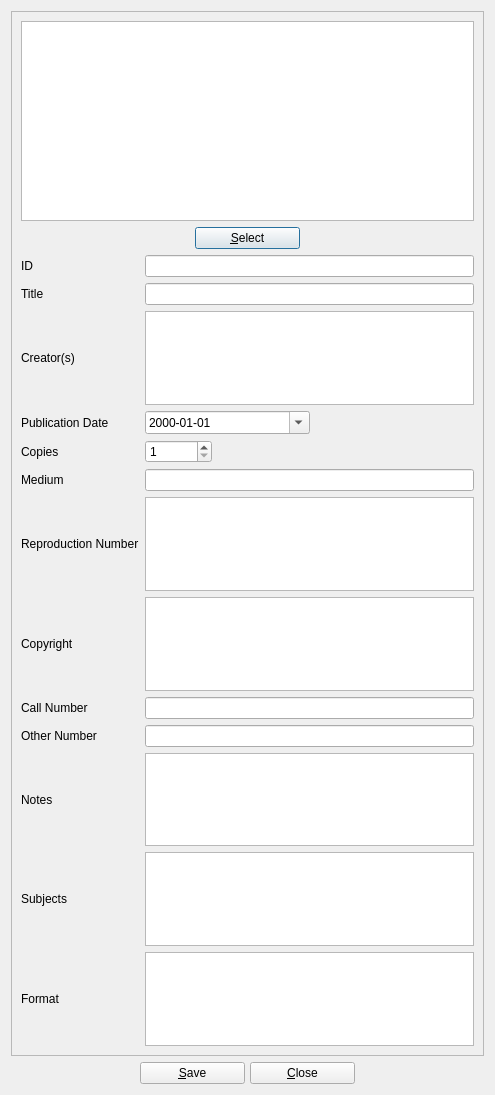
<?xml version="1.0" encoding="UTF-8"?>
<ui version="4.0">
 <class>photographDialog</class>
 <widget class="QDialog" name="photographDialog">
  <property name="geometry">
   <rect>
    <x>0</x>
    <y>0</y>
    <width>495</width>
    <height>1095</height>
   </rect>
  </property>
  <property name="windowTitle">
   <string>BiblioteQ: Photograph Browser</string>
  </property>
  <property name="windowIcon">
   <iconset resource="../Icons/icons.qrc">
    <normaloff>:/book.png</normaloff>:/book.png</iconset>
  </property>
  <layout class="QVBoxLayout" name="verticalLayout">
   <item>
    <widget class="QScrollArea" name="scrollArea">
     <property name="widgetResizable">
      <bool>true</bool>
     </property>
     <widget class="QWidget" name="scrollAreaWidgetContents_2">
      <property name="geometry">
       <rect>
        <x>0</x>
        <y>0</y>
        <width>475</width>
        <height>1033</height>
       </rect>
      </property>
      <layout class="QVBoxLayout" name="verticalLayout_3">
       <item>
        <widget class="biblioteq_image_drop_site" name="thumbnail_item">
         <property name="minimumSize">
          <size>
           <width>0</width>
           <height>200</height>
          </size>
         </property>
         <property name="toolTip">
          <string>Thumbnail</string>
         </property>
        </widget>
       </item>
       <item>
        <layout class="QHBoxLayout" name="_5">
         <item>
          <spacer>
           <property name="orientation">
            <enum>Qt::Horizontal</enum>
           </property>
           <property name="sizeHint" stdset="0">
            <size>
             <width>40</width>
             <height>20</height>
            </size>
           </property>
          </spacer>
         </item>
         <item>
          <widget class="QPushButton" name="select_image_item">
           <property name="minimumSize">
            <size>
             <width>105</width>
             <height>0</height>
            </size>
           </property>
           <property name="text">
            <string>&amp;Select</string>
           </property>
           <property name="icon">
            <iconset resource="../Icons/icons.qrc">
             <normaloff>:/16x16/fileopen.png</normaloff>:/16x16/fileopen.png</iconset>
           </property>
          </widget>
         </item>
         <item>
          <spacer>
           <property name="orientation">
            <enum>Qt::Horizontal</enum>
           </property>
           <property name="sizeHint" stdset="0">
            <size>
             <width>40</width>
             <height>20</height>
            </size>
           </property>
          </spacer>
         </item>
        </layout>
       </item>
       <item>
        <layout class="QGridLayout" name="gridLayout_2">
         <item row="2" column="0">
          <widget class="QLabel" name="label_12">
           <property name="text">
            <string>Creator(s)</string>
           </property>
          </widget>
         </item>
         <item row="3" column="1">
          <layout class="QHBoxLayout" name="_3">
           <item>
            <widget class="QDateEdit" name="publication_date">
             <property name="sizePolicy">
              <sizepolicy hsizetype="Expanding" vsizetype="Fixed">
               <horstretch>0</horstretch>
               <verstretch>0</verstretch>
              </sizepolicy>
             </property>
             <property name="displayFormat">
              <string>yyyy-MM-dd</string>
             </property>
             <property name="calendarPopup">
              <bool>true</bool>
             </property>
            </widget>
           </item>
           <item>
            <spacer>
             <property name="orientation">
              <enum>Qt::Horizontal</enum>
             </property>
             <property name="sizeHint" stdset="0">
              <size>
               <width>40</width>
               <height>20</height>
              </size>
             </property>
            </spacer>
           </item>
          </layout>
         </item>
         <item row="10" column="0">
          <widget class="QLabel" name="label_8">
           <property name="text">
            <string>Notes</string>
           </property>
          </widget>
         </item>
         <item row="7" column="1">
          <widget class="QTextEdit" name="copyright_item">
           <property name="tabChangesFocus">
            <bool>true</bool>
           </property>
           <property name="acceptRichText">
            <bool>false</bool>
           </property>
          </widget>
         </item>
         <item row="8" column="0">
          <widget class="QLabel" name="label_17">
           <property name="text">
            <string>Call Number</string>
           </property>
          </widget>
         </item>
         <item row="8" column="1">
          <widget class="QLineEdit" name="call_number_item">
           <property name="maxLength">
            <number>64</number>
           </property>
          </widget>
         </item>
         <item row="9" column="0">
          <widget class="QLabel" name="label_18">
           <property name="text">
            <string>Other Number</string>
           </property>
          </widget>
         </item>
         <item row="6" column="1">
          <widget class="QTextEdit" name="reproduction_number_item">
           <property name="tabChangesFocus">
            <bool>true</bool>
           </property>
           <property name="acceptRichText">
            <bool>false</bool>
           </property>
          </widget>
         </item>
         <item row="7" column="0">
          <widget class="QLabel" name="label_7">
           <property name="text">
            <string>Copyright</string>
           </property>
          </widget>
         </item>
         <item row="5" column="0">
          <widget class="QLabel" name="label_5">
           <property name="text">
            <string>Medium</string>
           </property>
          </widget>
         </item>
         <item row="6" column="0">
          <widget class="QLabel" name="label_6">
           <property name="text">
            <string>Reproduction Number</string>
           </property>
          </widget>
         </item>
         <item row="1" column="0">
          <widget class="QLabel" name="label_4">
           <property name="text">
            <string>Title</string>
           </property>
          </widget>
         </item>
         <item row="1" column="1">
          <widget class="QLineEdit" name="title_item"/>
         </item>
         <item row="10" column="1">
          <widget class="QTextEdit" name="notes_item">
           <property name="tabChangesFocus">
            <bool>true</bool>
           </property>
           <property name="acceptRichText">
            <bool>false</bool>
           </property>
          </widget>
         </item>
         <item row="11" column="0">
          <widget class="QLabel" name="label_9">
           <property name="text">
            <string>Subjects</string>
           </property>
          </widget>
         </item>
         <item row="5" column="1">
          <widget class="QLineEdit" name="medium_item"/>
         </item>
         <item row="3" column="0">
          <widget class="QLabel" name="label_13">
           <property name="text">
            <string>Publication Date</string>
           </property>
          </widget>
         </item>
         <item row="12" column="0">
          <widget class="QLabel" name="label_11">
           <property name="text">
            <string>Format</string>
           </property>
          </widget>
         </item>
         <item row="9" column="1">
          <widget class="QLineEdit" name="other_number_item">
           <property name="maxLength">
            <number>64</number>
           </property>
          </widget>
         </item>
         <item row="4" column="0">
          <widget class="QLabel" name="label_10">
           <property name="text">
            <string>Copies</string>
           </property>
          </widget>
         </item>
         <item row="4" column="1">
          <layout class="QHBoxLayout" name="horizontalLayout">
           <item>
            <widget class="QSpinBox" name="quantity">
             <property name="minimum">
              <number>1</number>
             </property>
             <property name="maximum">
              <number>999999999</number>
             </property>
            </widget>
           </item>
           <item>
            <spacer name="horizontalSpacer_2">
             <property name="orientation">
              <enum>Qt::Horizontal</enum>
             </property>
             <property name="sizeHint" stdset="0">
              <size>
               <width>40</width>
               <height>20</height>
              </size>
             </property>
            </spacer>
           </item>
          </layout>
         </item>
         <item row="0" column="0">
          <widget class="QLabel" name="label_15">
           <property name="text">
            <string>ID</string>
           </property>
          </widget>
         </item>
         <item row="0" column="1">
          <widget class="QLineEdit" name="id_item"/>
         </item>
         <item row="2" column="1">
          <widget class="QTextEdit" name="creators_item">
           <property name="tabChangesFocus">
            <bool>true</bool>
           </property>
           <property name="readOnly">
            <bool>false</bool>
           </property>
           <property name="textInteractionFlags">
            <set>Qt::LinksAccessibleByKeyboard|Qt::LinksAccessibleByMouse|Qt::TextBrowserInteraction|Qt::TextEditable|Qt::TextEditorInteraction|Qt::TextSelectableByKeyboard|Qt::TextSelectableByMouse</set>
           </property>
          </widget>
         </item>
         <item row="11" column="1">
          <widget class="QTextEdit" name="subjects_item">
           <property name="tabChangesFocus">
            <bool>true</bool>
           </property>
           <property name="readOnly">
            <bool>false</bool>
           </property>
           <property name="textInteractionFlags">
            <set>Qt::LinksAccessibleByKeyboard|Qt::LinksAccessibleByMouse|Qt::TextBrowserInteraction|Qt::TextEditable|Qt::TextEditorInteraction|Qt::TextSelectableByKeyboard|Qt::TextSelectableByMouse</set>
           </property>
          </widget>
         </item>
         <item row="12" column="1">
          <widget class="QTextEdit" name="format_item">
           <property name="tabChangesFocus">
            <bool>true</bool>
           </property>
           <property name="readOnly">
            <bool>false</bool>
           </property>
           <property name="textInteractionFlags">
            <set>Qt::LinksAccessibleByKeyboard|Qt::LinksAccessibleByMouse|Qt::TextBrowserInteraction|Qt::TextEditable|Qt::TextEditorInteraction|Qt::TextSelectableByKeyboard|Qt::TextSelectableByMouse</set>
           </property>
          </widget>
         </item>
        </layout>
       </item>
      </layout>
     </widget>
    </widget>
   </item>
   <item>
    <layout class="QHBoxLayout" name="_2">
     <property name="spacing">
      <number>5</number>
     </property>
     <item>
      <spacer>
       <property name="orientation">
        <enum>Qt::Horizontal</enum>
       </property>
       <property name="sizeHint" stdset="0">
        <size>
         <width>39</width>
         <height>20</height>
        </size>
       </property>
      </spacer>
     </item>
     <item>
      <widget class="QPushButton" name="saveButton">
       <property name="minimumSize">
        <size>
         <width>105</width>
         <height>0</height>
        </size>
       </property>
       <property name="text">
        <string>&amp;Save</string>
       </property>
       <property name="icon">
        <iconset resource="../Icons/icons.qrc">
         <normaloff>:/16x16/ok.png</normaloff>:/16x16/ok.png</iconset>
       </property>
      </widget>
     </item>
     <item>
      <widget class="QPushButton" name="cancelButton">
       <property name="minimumSize">
        <size>
         <width>105</width>
         <height>0</height>
        </size>
       </property>
       <property name="text">
        <string>&amp;Close</string>
       </property>
       <property name="icon">
        <iconset resource="../Icons/icons.qrc">
         <normaloff>:/16x16/cancel.png</normaloff>:/16x16/cancel.png</iconset>
       </property>
      </widget>
     </item>
     <item>
      <spacer>
       <property name="orientation">
        <enum>Qt::Horizontal</enum>
       </property>
       <property name="sizeHint" stdset="0">
        <size>
         <width>39</width>
         <height>20</height>
        </size>
       </property>
      </spacer>
     </item>
    </layout>
   </item>
  </layout>
 </widget>
 <customwidgets>
  <customwidget>
   <class>biblioteq_image_drop_site</class>
   <extends>QGraphicsView</extends>
   <header>biblioteq_image_drop_site.h</header>
  </customwidget>
 </customwidgets>
 <tabstops>
  <tabstop>scrollArea</tabstop>
  <tabstop>thumbnail_item</tabstop>
  <tabstop>select_image_item</tabstop>
  <tabstop>id_item</tabstop>
  <tabstop>title_item</tabstop>
  <tabstop>creators_item</tabstop>
  <tabstop>publication_date</tabstop>
  <tabstop>quantity</tabstop>
  <tabstop>medium_item</tabstop>
  <tabstop>reproduction_number_item</tabstop>
  <tabstop>copyright_item</tabstop>
  <tabstop>call_number_item</tabstop>
  <tabstop>other_number_item</tabstop>
  <tabstop>notes_item</tabstop>
  <tabstop>subjects_item</tabstop>
  <tabstop>format_item</tabstop>
  <tabstop>saveButton</tabstop>
  <tabstop>cancelButton</tabstop>
 </tabstops>
 <resources>
  <include location="../Icons/icons.qrc"/>
 </resources>
 <connections/>
</ui>
